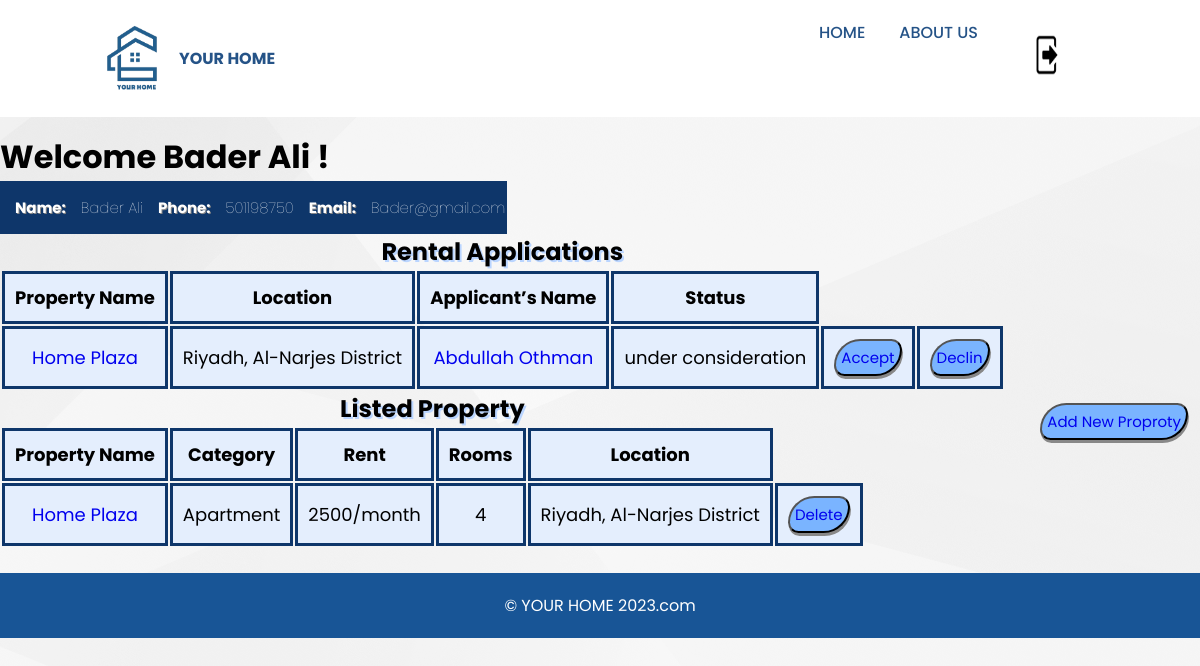
Page /HomeOwner.php (signed in) on the committed database.
### tables this page shows
CREATE TABLE `homeowner` (
  `id` int(11) NOT NULL,
  `name` varchar(200) NOT NULL,
  `phone_number` int(11) NOT NULL,
  `email_address` varchar(200) NOT NULL,
  `password` varchar(200) NOT NULL
);

CREATE TABLE `rentalapplication` (
  `id` int(11) NOT NULL,
  `property_id` int(11) NOT NULL,
  `home_seeker_id` int(11) NOT NULL,
  `application_status_id` int(11) NOT NULL
);

CREATE TABLE `property` (
  `id` int(11) NOT NULL,
  `homeowner_id` int(11) NOT NULL,
  `property_category_id` int(11) NOT NULL,
  `name` varchar(200) NOT NULL,
  `rooms` int(11) NOT NULL,
  `rent_cost` varchar(200) NOT NULL,
  `location` varchar(200) NOT NULL,
  `max_tenants` int(11) NOT NULL,
  `description` varchar(500) NOT NULL
);

CREATE TABLE `homeseeker` (
  `id` int(11) NOT NULL,
  `first_name` varchar(200) NOT NULL,
  `last_name` varchar(200) NOT NULL,
  `age` int(11) NOT NULL,
  `family_members` int(11) NOT NULL,
  `income` int(11) NOT NULL,
  `job` varchar(200) NOT NULL,
  `phone_number` int(100) NOT NULL,
  `email_address` varchar(200) NOT NULL,
  `password` varchar(200) NOT NULL
);

CREATE TABLE `applicationstatus` (
  `id` int(11) NOT NULL,
  `status` varchar(200) NOT NULL
);

CREATE TABLE `propertycategory` (
  `id` int(11) NOT NULL,
  `category` varchar(200) NOT NULL
);

### HomeOwner.php (the view, shortened to what this page needs)
<?php
        include 'includes/db_connect.php';
    if (!isset($_SESSION['id'])){
            header("Location: index.php");
            exit();
    } else {
        $id=$_SESSION['id'];
    }
        $sql =  "SELECT * FROM homeowner WHERE id = $id";
          $result = mysqli_query($databaseCon, $sql);
          $row = mysqli_fetch_assoc($result);
        $sql1 =  "SELECT p.name,p.location,hs.first_name,hs.last_name,a.status,hs.id AS HSid ,p.id ,r.id AS rid
FROM homeseeker hs,property p,rentalapplication r,applicationstatus a
WHERE r.property_id = p.id AND r.home_seeker_id = hs.id AND r.application_status_id = a.id AND p.homeowner_id = $id";
        $result1 = mysqli_query($databaseCon, $sql1);
        $sql2 =  "SELECT p.name,pc.category ,p.rent_cost,p.rooms, p.location ,p.id AS pid
FROM Property p, propertycategory pc
WHERE homeowner_id= $id AND p.property_category_id= pc.id";
        $result2 = mysqli_query($databaseCon, $sql2);
?>
<!DOCTYPE html>
<html lang="en">
<head>
    <link rel="stylesheet" href="Styles\HOstyle.css">
    <link rel="stylesheet" href="Styles\head.css">
</head>
<body class="HO_body">
   <header>
    <div class="nav container">
      <a href="index.php" class="logo"> <img src="image/Logo.png" alt=""> Your Home</a>
      <ul class="navbar">
        <li><a href="index.php">Home</a></li>
        <li><a href="index.php">About Us</a></li>
        <li><a href="signout.php"><img class="logOut" src="image/logOut.png" alt="Log out" width="100" height="80"></a></li>
      </ul>
    </div>
  </header>
    <div class="WelcomeHO">
        <h1>Welcome <div class="HO_name"><?php echo $row["name"]." !"; ?></div></h1>
        <table class="Info">
                <tr>
                    <th>Name:</th>
                    <td><?php echo $row['name']?></td>
                    <th>Phone:</th>
                    <td><?php echo $row['phone_number']?></td>
                    <th>Email:</th>
                    <td><?php echo $row['email_address']?></td>
                </tr>
        </table>
    </div>
    <table class="FirstHO_table">
        <caption> <h2 class="Caption_table"> Rental Applications </h2></caption>
        <tr>
            <th>Property Name</th>
            <th>Location</th>
            <th>Applicant’s Name</th>
            <th>Status</th>
        </tr>
        <?php
        while($row1 = mysqli_fetch_assoc($result1))
            {
            $propertyId = $row1['id'];
            $applicantInfo= $row1['HSid'];
            $rentalappID = $row1['rid'];
            $DECptn = "decline";
            $ACCptn = "accept";
                echo "<tr>";
                echo "<td><a href='PropertyDetails.php?id=$propertyId'>".$row1['name']."</a></td>";
                echo "<td>".$row1['location']."</td>";
                echo "<td><a href='applicantInfo.php?id=$applicantInfo'>".$row1['first_name']." ".$row1['last_name']."</a></td>";
                echo "<td>".$row1['status']."</td>";
                if($row1['status']=="under consideration"){
                    echo "<td><button type = 'submit' name = 'btn1'><a href='updateStatus.php?id=$rentalappID&pid=$propertyId&hsid=$applicantInfo&name=$ACCptn'>Accept</a></button></td> " ;
                    echo "<td><button type = 'submit' name = 'btn2'><a href='updateStatus.php?id=$rentalappID&pid=$propertyId&hsid=$applicantInfo&name=$DECptn'>Declin</a></button></td> " ;
                }
            }
            echo"</table>";
            echo "<div class='Add_button'><button><a href='AddNewProperty.php'>Add New Proproty</a></button></div>";
        ?>
    <table class="SecondHO_table">
        <caption> <h2 class="Caption_table"> Listed Property </h2></caption>
        <tr>
            <th>Property Name</th>
            <th>Category</th>
            <th>Rent</th>
            <th>Rooms</th>
            <th>Location</th>
        </tr>
         <?php
         while($row2 = mysqli_fetch_assoc($result2))
            {
                $propertyId = $row2['pid'];
                echo '<tr>';
                echo "<td><a href='PropertyDetails.php?id=$propertyId'>".$row2['name']."</a></td>";
                echo '<td>'.$row2["category"].'</td>';
                echo '<td>'.$row2["rent_cost"].'</td>';
                echo '<td>'.$row2["rooms"].'</td>';
                echo '<td>'.$row2["location"].'</td>';
                echo "<td><button type = 'submit' name = 'btn3'><a href='Delete.php?pid=$propertyId'>Delete</a></button></td> " ;
                echo '</tr>';
            }
        ?>
    </table>
<br>
        <div class="copyright">
            <p>&#169; YOUR HOME 2023.com</p>
        </div>
</body>
</html>

### Styles/HOstyle.css (style rules this page uses)
html { background: url(../image/back.png) ; }
body { margin-block-start: 133px; }
.FirstHO_table th, .FirstHO_table td, .SecondHO_table th, .SecondHO_table td { border:3px solid rgb(14, 54, 106); text-align: center; background-color: rgb(228, 238, 253); padding: 10px; font-size: 18px; }
.Add_button { padding: 1%; float: right; }
.HO_body button { background-color: rgb(122, 180, 255); color: white; border-radius: 50px 20px; padding: 5px; box-shadow: 1px 3px #888888; font-size: 15px; }
.HO_name { display: inline; }
.Caption_table { text-shadow: 2px 2px rgb(186, 213, 255); }
.Info { text-align: center; background-color: rgb(14, 54, 106); color: #fff; font-size: 15px; font-weight: 50; }
.Info th { padding: 13px; text-shadow: 1px 1px #888888; }

### Styles/head.css (style rules this page uses)
* { font-family: 'Poppins', sans-serif; margin: 0; padding: 0; box-sizing: border-box; scroll-behavior: smooth; scroll-padding-top: 4rem; list-style: none; text-decoration: none; }
:root { --box-shadow: 2px 2px 18px rgb(14 52 54 / 15%) }
.nav img { width: 70px; height: 70px; }
header { display: block; width: 100%; background: #fff; position: fixed; top: 0; left: 0; z-index: 100; }
header .container { max-width: 1068px; margin-left:auto; margin-right:auto; }
.nav { display: flex; align-items: center; justify-content: space-between; padding: 20px 35px; }
.logo { display: flex; align-items: center; column-gap: 0.5rem; font-size: 1rem; font-weight: 700; color: #255387; text-transform: uppercase; }
.navbar { display: flex; }
.navbar a { padding: 8px 17px; color:#255387; font-size: 1rem; text-transform: uppercase; font-weight: 500; }
.copyright { padding: 20px; text-align: center; color:#fff; background:#185596; }

### rows in the picture
homeowner: name "Bader Ali", phone_number "501198750", email_address "Bader@gmail.com"
rentalapplication: property.name "Home Plaza", property.location "Riyadh, Al-Narjes District", home_seeker.first_name "Abdullah", home_seeker.last_name "Othman", application_status.status "under consideration"
property: name "Home Plaza", property_category.category "Apartment", rent_cost "2500/month", rooms "4", location "Riyadh, Al-Narjes District"
